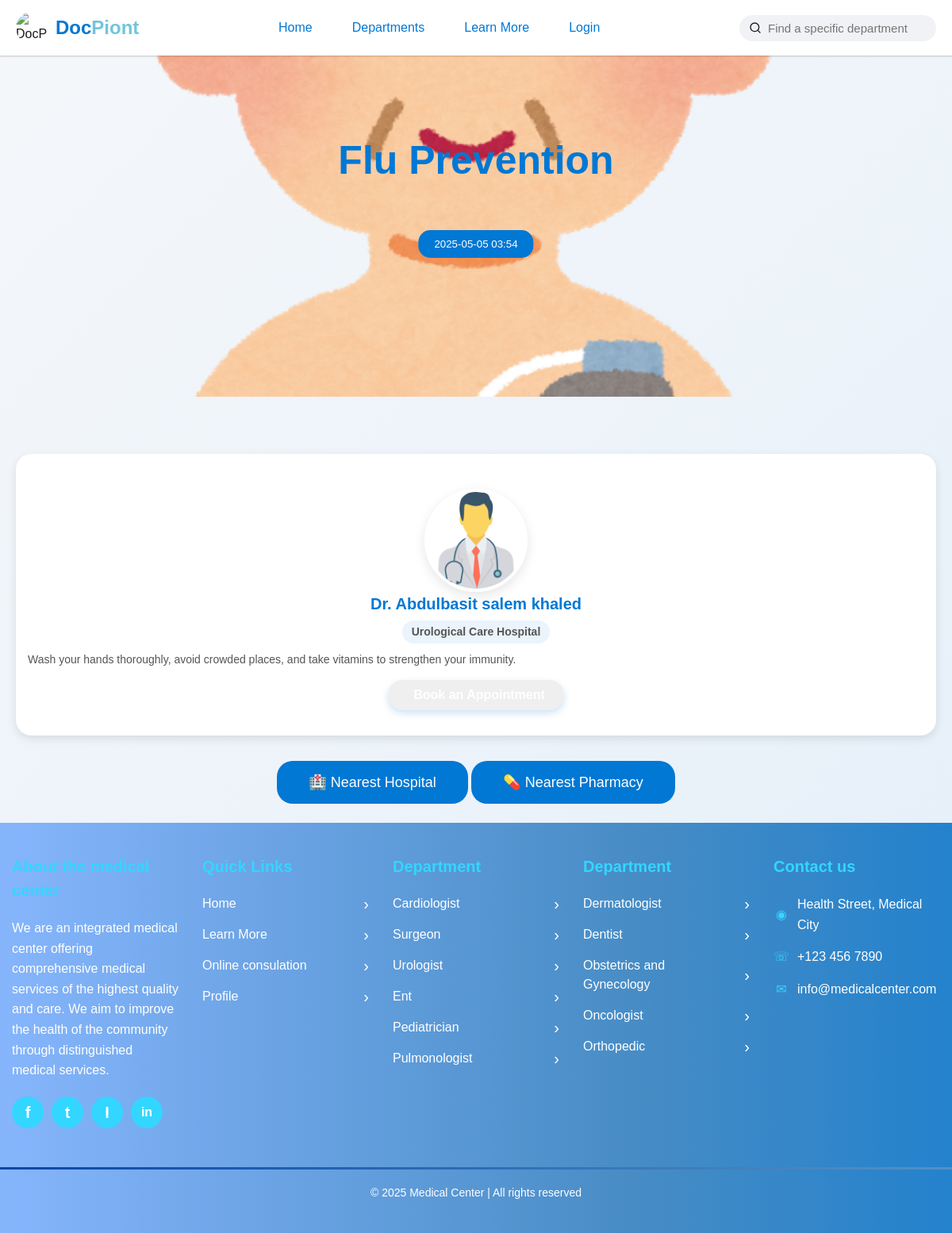
Screenshot of /post.php?id=3 with the database file from the repository.
### tables this page shows
CREATE TABLE `posts` (
  `id` int(11) NOT NULL,
  `title` varchar(255) DEFAULT NULL,
  `content` text DEFAULT NULL,
  `doctor_id` int(11) DEFAULT NULL,
  `image` varchar(225) DEFAULT NULL,
  `updated_at` datetime DEFAULT current_timestamp() ON UPDATE current_timestamp(),
  `created_at` datetime DEFAULT current_timestamp()
);

CREATE TABLE `doctors` (
  `id` int(11) NOT NULL,
  `name` varchar(100) DEFAULT NULL,
  `specialization` varchar(50) DEFAULT 'General',
  `phone` varchar(11) DEFAULT NULL,
  `email` varchar(200) DEFAULT NULL,
  `password` varchar(255) DEFAULT NULL,
  `hospital_id` int(11) DEFAULT NULL,
  `image` varchar(255) DEFAULT 'img/doctor.png',
  `created_at` datetime DEFAULT current_timestamp(),
  `updated_at` datetime DEFAULT current_timestamp() ON UPDATE current_timestamp(),
  `education` text DEFAULT NULL,
  `experience_years` varchar(20) DEFAULT NULL,
  `working_hours` varchar(100) DEFAULT NULL,
  `languages` varchar(255) DEFAULT 'Arabic',
  `birthday` date DEFAULT NULL,
  `department_id` int(11) DEFAULT NULL,
  `clinic_price` int(11) DEFAULT 150,
  `online_price` int(11) DEFAULT 100
);

### post.php (the view, shortened to what this page needs)
<?php session_start();
$post_id = (int)$_GET['id'];
include_once "includes/database.php";
$sql = "SELECT a.title, a.content, a.image post_image, a.created_at,d.id, d.name,d.specialization,d.image
      FROM posts a
      JOIN doctors d ON a.doctor_id = d.id
      WHERE a.id = ?";
$stmt = $conn->prepare($sql);
$stmt->bind_param("i", $post_id);
$stmt->execute();
$result = $stmt->get_result();
$post = $result->fetch_assoc();
?>
<!DOCTYPE html>
<html lang="en" >
<head>
    <link rel="stylesheet" href="css/patient.css">
</head>
<body style="text-align:center; font-family:Arial;  ">
<?php
  include_once "includes/header.php";
?>
  <div class="hero">
    <?php if (!empty($post['post_image']) && file_exists($post['post_image'])){ ?>
      <img src="<?= htmlspecialchars($post['post_image']) ?>" alt="Article Image"  class="background" />
    <?php } else { ?>
      <img src="img/background.jpeg" alt="Background" />
      <?php }?>
    <div class="overly">
      <h1><?= htmlspecialchars($post['title']) ?></h1>
      <div class="buttons">
      <button><?= date("Y-m-d H:i", strtotime(htmlspecialchars($post['created_at']))) ?></button>
      </div>
    </div>
  </div>
  <div class="contaier">
</div>
<div class="container-w">
      <div class="article-card">
      <?php if (!empty($post['image']) && file_exists($post['image'])){ ?>
      <div class="doctor-image">
        <img src="<?= htmlspecialchars($post['image']) ?>" alt="Dr. <?= htmlspecialchars($post['name']) ?>" title="Dr. <?= htmlspecialchars($post['name']) ?>">
      </div>
      <?php } ?>
      <div class="content">
        <h2 class="doctor-name">Dr. <?= htmlspecialchars($post['name']) ?></h2>
          <?php if (!empty($post['specialization'])){ ?>
          <p class="doctor-specialty"><?= htmlspecialchars($post['specialization']) ?></p>
          <?php }?>
          <div class="doctor-info">
              <div class="info-item">
                <p><?= nl2br(htmlspecialchars($post['content'])) ?></p>
              </div>
          </div>
          <button class="book-button">
            <a href="<?= BASE_URL ?>departments/book.php?id=<?= htmlspecialchars($post['id']) ?>">Book an Appointment</a>
          </button>
      </div>
    </div>
</div>
<div class="u">
  <button class="neu-button" onclick="findNearby('hospital')" >🏥 Nearest Hospital</button>
  <button class="neu-button" onclick="findNearby('pharmacy')">💊 Nearest Pharmacy</button>
</div>
<br>
<?php
    include_once "includes/footer.php";
?>
</body>
</html>

### css/patient.css (style rules this page uses)
* { margin: 0; padding: 0; box-sizing: border-box; }
body { min-height: 100vh; overflow-x: hidden; overflow-y: auto; background: linear-gradient(135deg, #f5f7fa 0%, #e4eff9 100%); }
:root { --primary-color: #1877f2; --secondary-color: #42b72a; --bg-color: #f0f2f5; --text-color: #050505; --text-secondary: #65676b; --divider-color: #ced0d4; --card-bg: #ffffff; --hover-bg: #f2f2f2; --shadow-1: 0 1px 2px rgba(0, 0, 0, 0.2); --shadow-2: 0 2px 4px rgba(0, 0, 0, 0.1); --radius: 8px; --nav-height: 56px; }
body { font-family: "Lato", sans-serif; line-height: 1.5; color: #1a1a1a; background-color: #f3f4f6; overflow-x: hidden; direction: ltr; }
a { text-decoration: none; color: inherit; }
.hero { position: relative; width: 100%; height: 500px; overflow: hidden; }
.background { width: 100%; height: 100%; object-fit: cover; animation: zoomIn 10s infinite alternate; }
.overly { position: absolute; top: 50%; left: 50%; transform: translate(-50%, -50%); color: rgb(255, 255, 255); text-align: center; animation: fadeIn 2s ease-in-out; }
.buttons button { margin: 10px; padding: 10px 20px; background:#0078d4; border: none; cursor: pointer; transition: all 0.3s; color: white; border-radius: 15px; }
.hero h1 { font-size: 50px; color: #0078d4; }
h2 { text-align: center; color: #0078d4; }
.article-card { background: white; border-radius: 20px; box-shadow: 0 4px 12px rgba(0, 0, 0, 0.1); margin: 10px; min-width: 300px; max-width: 300px; flex-shrink: 0; transition: transform 0.3s; }
.article-card img { border-top-left-radius: 20px; border-top-right-radius: 20px; width: 100%; height: 200px; object-fit: cover; }
.article-card .content { padding: 15px; }
.article-card p { font-size: 14px; color: #555; line-height: 1.5; }
.container-w { position: relative; max-width: 1200px; margin: 0 auto; }
.doctor-image { width: 130px; height: 130px; border-radius: 50%; margin: 12px auto 0; overflow: hidden; border: 4px solid white; box-shadow: 0 5px 15px rgba(0, 0, 0, 0.1); position: relative; }
.doctor-image img { width: 100%; height: 100%; object-fit: cover; transition: var(--transition); }
.doctor-name { font-size: 20px; font-weight: bold; margin-bottom: 6px; color: #0078d4 ; }
.doctor-specialty { color: #0078d4; margin-bottom: 10px; font-weight: 600; font-size: 16px; display: inline-block; padding: 4px 12px; background-color: rgba(0, 112, 210, 0.08); border-radius: 20px; }
.doctor-info { margin-bottom: 15px; }
.info-item { display: flex; align-items: center; margin-bottom: 6px; font-size: 14px; color: #6c757d; }
.book-button { background: linear-gradient(90deg, #0078d4); color:white; border: none; border-radius: 30px; padding: 10px 24px; font-size: 16px; font-weight: 600; cursor: pointer; transition: var(--transition); display: inline-flex; align-items: center; justify-content: center; gap: 8px; box-shadow: 0 4px 10px rgba(0, 112, 210, 0.2); }
.book-button a { color: white; }
.neu-button { padding: 16px 40px; font-size: 18px; border: none; border-radius: 20px; cursor: pointer; transition: 0.3s ease; color: white; background-color:#0078d4; }
.contaier { text-align: center; max-width: 1200px; margin: 0 auto; padding: 20px; }
h1 { color: #0078d4; margin-bottom: 40px; }

### post.php (style rules this page uses)
.article-card { margin: 32px 20px; padding: 32px 0; max-width: 100%; }
.article-card .content { padding: 0 15px; }

### rows the page displays
posts: image (picture), title "Flu Prevention", created_at "2025-05-05 03:54", doctor.image (picture), doctor.name "Abdulbasit salem khaled", doctor.specialization "Urological Care Hospital", content "Wash your hands thoroughly, avoid crowded places, and take vitamins to strengthen your immunity."
